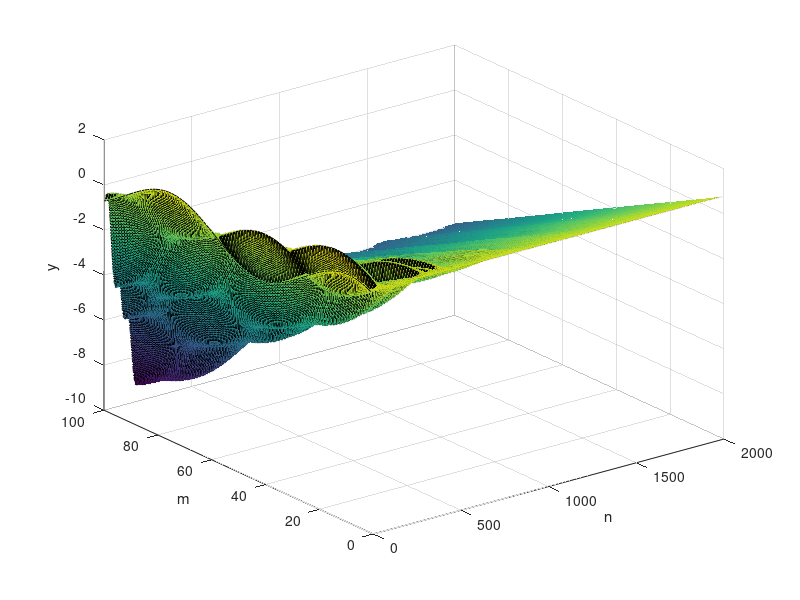
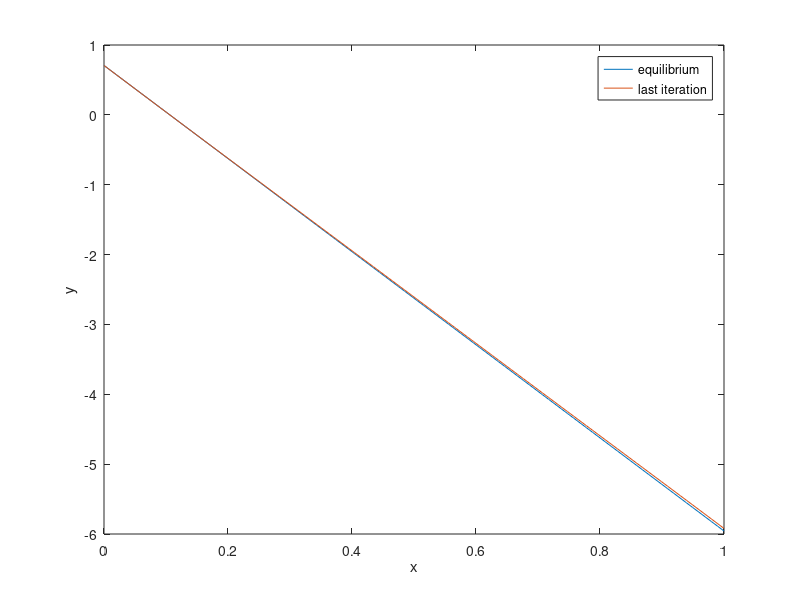
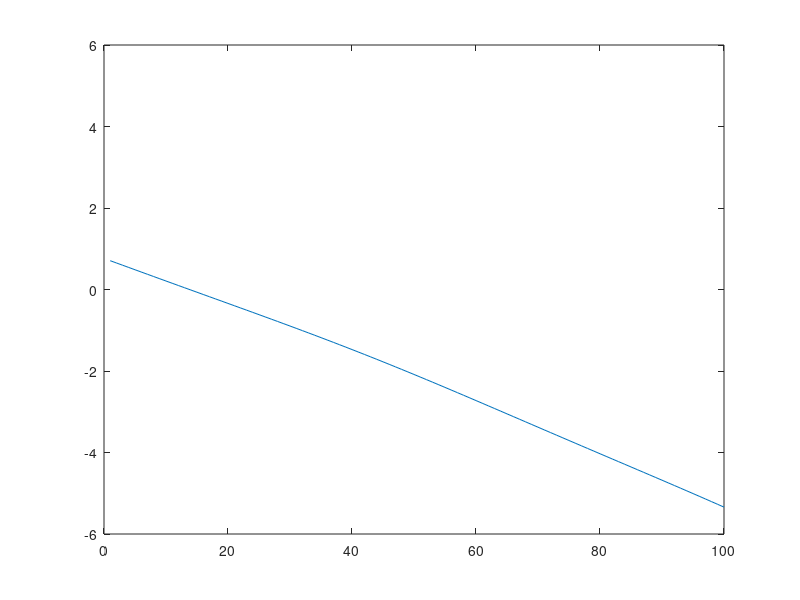

Here is the MATLAB script that generated these plots, in order:
% Constants start

% Linear mass density (u)
linear_mass_density = 0.01;

% Tension force (T)
tension_force = 100;

% viscous damping coefficent [N*s/m]
b = 0.5;

% String length (L)
string_length = 1;

%Matrix
M = 100;
N = 2000;

% Constants end

beta = b / 2 / linear_mass_density;
x = linspace(0, string_length, M)';
velocity = sqrt(tension_force / linear_mass_density);
dx = x(2) - x(1);
dt = dx / velocity;
p = (velocity * dt / dx)^2;
q = 1 + beta * dt;
u = 1 - beta * dt;

% boundary conditions
% (l, r) Dirichlet condition
% (h, k) Neumann condition

% Dirichlet - Neumann
s = sin(3 * pi * x + pi / 4);
g = x .* (1 - x);
l = sqrt(2) / 2 * ones(1, N);
k = -3 * pi * sqrt(2) / 2 * ones(1, N);

f(:, 1) = s;
f(1, 2:N) = l(2:N);
f(2:M - 1, 2) = p / 2 * (f(3:M, 1) - 2 * f(2:M - 1, 1) + f(1:M - 2, 1)) + f(2:M - 1, 1) + u * dt * g(2:M - 1);
f(M, 2) = p * (dx * k(2) - f(M, 1) + f(M - 1, 1)) + f(M, 1) + u * dt * g(M);

for n = 2:N - 1
    f(2:M - 1, n + 1) = (1 / q) * p * (f(3:M, n) - 2 * f(2:M - 1, n) + f(1:M - 2, n)) + 2 * (1 / q) * f(2:M - 1, n) - (u / q) * f(2:M - 1, n - 1);
    f(M, n + 1) = (1 / q) * p * 2 * (dx * k(n) - f(M, n) + f(M - 1, n)) + 2 * (1 / q) * f(M, n) - (u / q) * f(M, n - 1);
end

plot_x = 0:1 / (M - 1):1;
plot_y = 0:1 / (M - 1):1;

figure(1)
surf(f);
zlabel('y');
xlabel('n');
ylabel('m');
% damping must be set to 0
figure(2)
plot(plot_x, k(1) * plot_x + l(1), plot_y, f(:, N));
legend({'equilibrium', 'last iteration'})
xlabel('x');
ylabel('y');
X = 1:M;
fig = figure(3);
axh = axes('Parent', fig);
i = 1;
ph = plot(axh, X, f(:, i));
xlim([0 M]);
ylim([-6 6]);

while i < M
    i = i + 1;
    set(ph, 'YData', f(:, i));
    pause(0.1)
end
